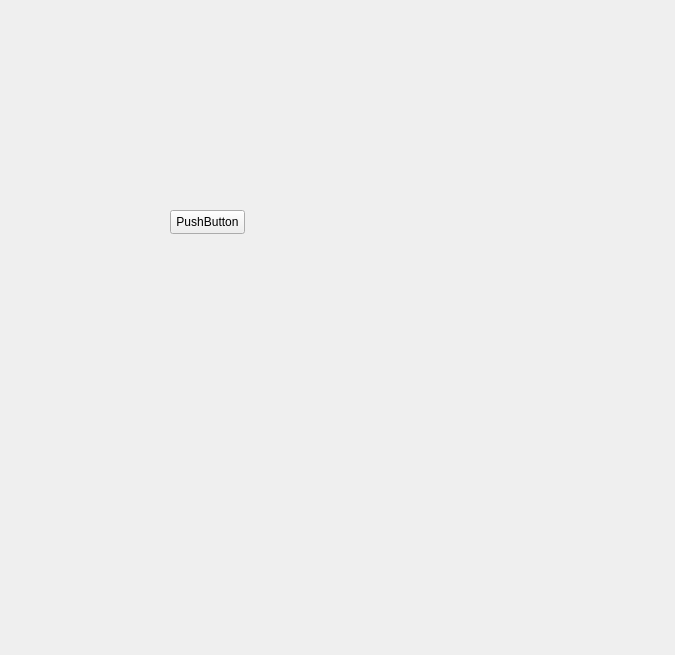
<?xml version="1.0" encoding="UTF-8"?>
<ui version="4.0">
 <class>Form</class>
 <widget class="QWidget" name="Form">
  <property name="geometry">
   <rect>
    <x>0</x>
    <y>0</y>
    <width>675</width>
    <height>655</height>
   </rect>
  </property>
  <property name="windowTitle">
   <string>Form</string>
  </property>
  <widget class="QPushButton" name="pushButton">
   <property name="geometry">
    <rect>
     <x>170</x>
     <y>210</y>
     <width>75</width>
     <height>24</height>
    </rect>
   </property>
   <property name="text">
    <string>PushButton</string>
   </property>
  </widget>
 </widget>
 <resources/>
 <connections/>
</ui>
